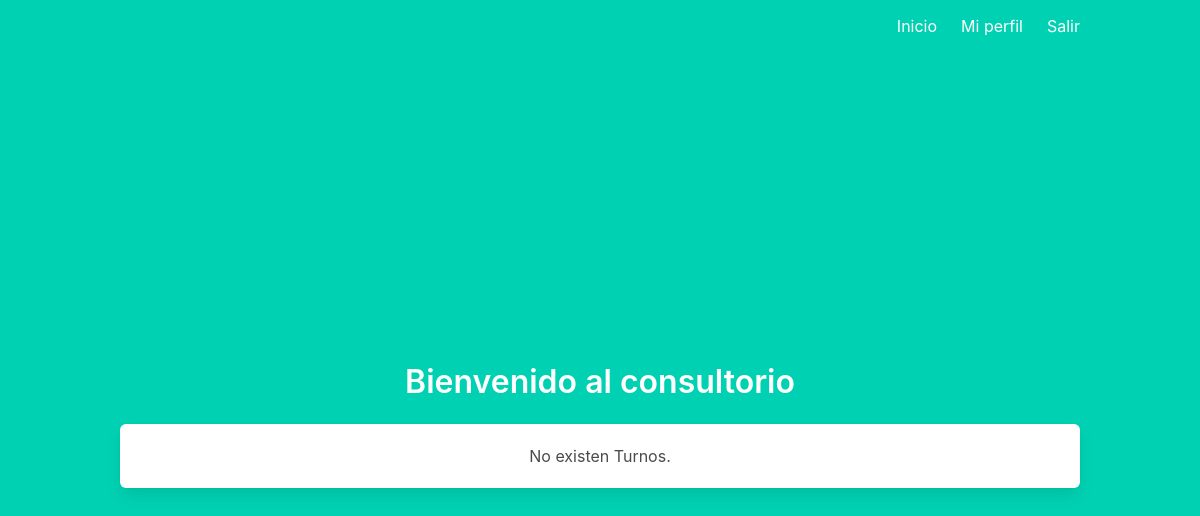
Page /profile/turnos (signed in) on the earlier database version.
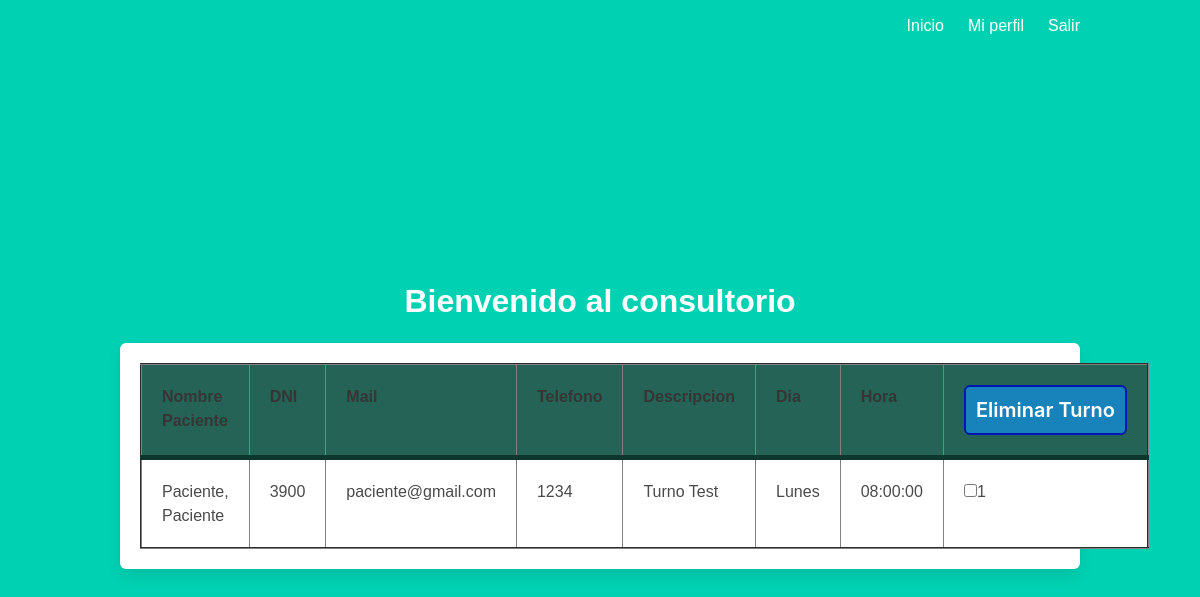
Same page on the later database version.
### project/models.py (models this page shows)
class Paciente(UserMixin, db.Model):
    __tablename__ = 'paciente'
    id = db.Column(db.Integer, primary_key=True)
    email = db.Column(db.String(100), unique=True)
    nombre = db.Column(db.String(30))
    apellido = db.Column(db.String(30))
    dni = db.Column(db.String(8))
    telefono = db.Column(db.String(10))
    password = db.Column(db.String(100))
    turnos = db.relationship('Turnos', backref='persona', lazy=True)

class Turnos(db.Model):
    __tablename__ = 'turnos'
    id = db.Column(db.Integer, primary_key=True)
    id_Profesional = db.Column(db.Integer, ForeignKey('profesional.id'))
    id_Dia = db.Column(db.Integer, ForeignKey('diaAtencion.id'))
    id_Horario = db.Column(db.Integer, ForeignKey('horario.id'))
    id_Paciente = db.Column(db.Integer, ForeignKey('paciente.id'))
    descripcion = db.Column(db.String(20))

class DiaAtencion(db.Model):
    __tablename__ = 'diaAtencion'
    id = db.Column(db.Integer, primary_key=True)
    descripcion = db.Column(db.String(10))
    turnos = db.relationship('Turnos', backref='diaAtencion', lazy=True)
    atencionProfesional = db.relationship('AtencionProfesional', backref='diaAtencion', lazy=True)

class Horario(db.Model):
    __tablename__ = 'horario'
    id = db.Column(db.Integer, primary_key=True)
    hora_inicio = db.Column(db.Time())
    hora_final = db.Column(db.Time())
    turnos = db.relationship('Turnos', backref='horario', lazy=True)
    atencionProfesional = db.relationship('AtencionProfesional', backref='horario', lazy=True)

### project/main.py (the view)
@main.route('/profile/turnos')
@login_required
def profile_turnos():
    user = current_user.id
    tur = Turnos.query.filter_by(id_Profesional=user).order_by(Turnos.id_Dia).all()
    x = []
    for i in tur:
        h = Horario.query.filter_by(id=i.id_Horario).first()
        d = DiaAtencion.query.filter_by(id=i.id_Dia).first()
        p = Paciente.query.filter_by(id=i.id_Paciente).first()
        x.append([i.id, p.nombre, p.apellido, p.dni, p.email, p.telefono, i.descripcion, d.descripcion, h.hora_inicio])
    return render_template('profile.html', tur=tur, x=x)

### project/__init__.py (called while the page is built)
def create_app(config_name):
    app = Flask(__name__)
    app.config['SECRET_KEY'] = 'thisismysecretkeydonotstealit'
    app.config['SQLALCHEMY_DATABASE_URI'] = 'sqlite:///databases/Consultorio.db'
    db.init_app(app)
    with app.app_context():
        db.create_all()
    login_manager = LoginManager()
    login_manager.login_view = 'auth.login'
    login_manager.init_app(app)
    from .models import Paciente, Profesional
    @login_manager.user_loader
    def load_user(user_id):
        a =  Paciente.query.get(int(user_id))
        if not a:
            a = Profesional.query.get(int(user_id))
        return a
    from .auth import auth as auth_blueprint
    app.register_blueprint(auth_blueprint)
    from .main import main as main_blueprint
    app.register_blueprint(main_blueprint)
    return app

### project/templates/profile.html (shortened to what this page needs)
{% extends "base.html" %} {% block content %}
<h1 class="title">
    Bienvenido al consultorio
</h1>
     {% if tur%}
    <link rel="stylesheet" href="{{url_for ('static', filename = 'css/tabla.css' )}}">
    <form action="/profile/turnos" method="POST">
        <div class="box">
            <div class="list-group">
                <table border="2">
                    <thead>
                        <tr>
                            <th>Nombre Paciente</th>
                            <th>DNI </th>
                            <th>Mail </th>
                            <th>Telefono </th>
                            <th>Descripcion </th>
                            <th>Dia </th>
                            <th>Hora </th>
                            <th><button class="button">Eliminar Turno</button></th>
                        </tr>
                    </thead>
                    <tr>
                        {% for a in x%}
                        <td> {{a[2]}}, {{a[1]}} </td>
                        <td> {{a[3]}} </td>
                        <td> {{a[4]}} </td>
                        <td> {{a[5]}} </td>
                        <td> {{a[6]}} </td>
                        <td> {{a[7]}} </td>
                        <td> {{a[8]}} </td>
                        <td><input type="checkbox" name="tu" value="{{a[0]}}" />{{a[0]}}</td>
                        {% endfor %}
                </table>
            </div>
        </div>
        {% endif%} {% if x == [] %}
        <div class="box">
            <td>No existen Turnos.</td>
        </div>
        {% endif%}  {% endblock %}

### project/templates/base.html (shortened to what this page needs)
<!DOCTYPE html>
<html>
<head>
    <link rel="stylesheet" href="https://cdnjs.cloudflare.com/ajax/libs/bulma/0.7.2/css/bulma.min.css" />
</head>
<body>
    <section class="hero is-primary is-fullheight">
        <div class="hero-head">
            <nav class="navbar">
                <div class="container">
                    <div id="navbarMenuHeroA" class="navbar-menu">
                        <div class="navbar-end">
                            <a href="{{ url_for('main.index') }}" class="navbar-item">
                                Inicio
                            </a>
                            {% if current_user.is_authenticated %}
                            <a href="{{ url_for('main.profile') }}" class="navbar-item">
                                Mi perfil
                            </a>
                            {% endif %}
                            {% if current_user.is_authenticated %}
                            <a href="{{ url_for('auth.logout') }}" class="navbar-item">
                                Salir
                            </a>
                            {% endif %}
                        </div>
                    </div>
                </div>
            </nav>
        </div>
        <div class="hero-body">
            <div class="container has-text-centered">
               {% block content %}
               {% endblock %}
            </div>
        </div>
    </section>
</body>
</html>

### project/static/css/tabla.css (style rules this page uses)
body { background-color: #632432; font-family: Arial; }
table { background-color: white; text-align: left; border-collapse: collapse; width: 100%; }
.button { text-decoration: none; padding: 10px; font-weight: 600; font-size: 20px; color: #ffffff; background-color: #1883ba; border-radius: 6px; border: 2px solid #0016b0; }
th, td { padding: 20px; }
thead { background-color: #246355; border-bottom: solid 5px #0F362D; color: white; }

Differences in the rows shown:
now on this page (row unchanged): Paciente: apellido "Paciente", nombre "Paciente", dni "3900", email "paciente@gmail.com", telefono "1234"
added Turnos: descripcion "Turno Test"
now on this page (row unchanged): DiaAtencion: descripcion "Lunes"
now on this page (row unchanged): Horario: hora_inicio "08:00:00"
Other differences:
text no longer shown: "No existen Turnos."
text now shown: "Nombre Paciente DNI Mail Telefono Descripcion Dia Hora Eliminar Turno"
new list line: ", ☐ 1"
